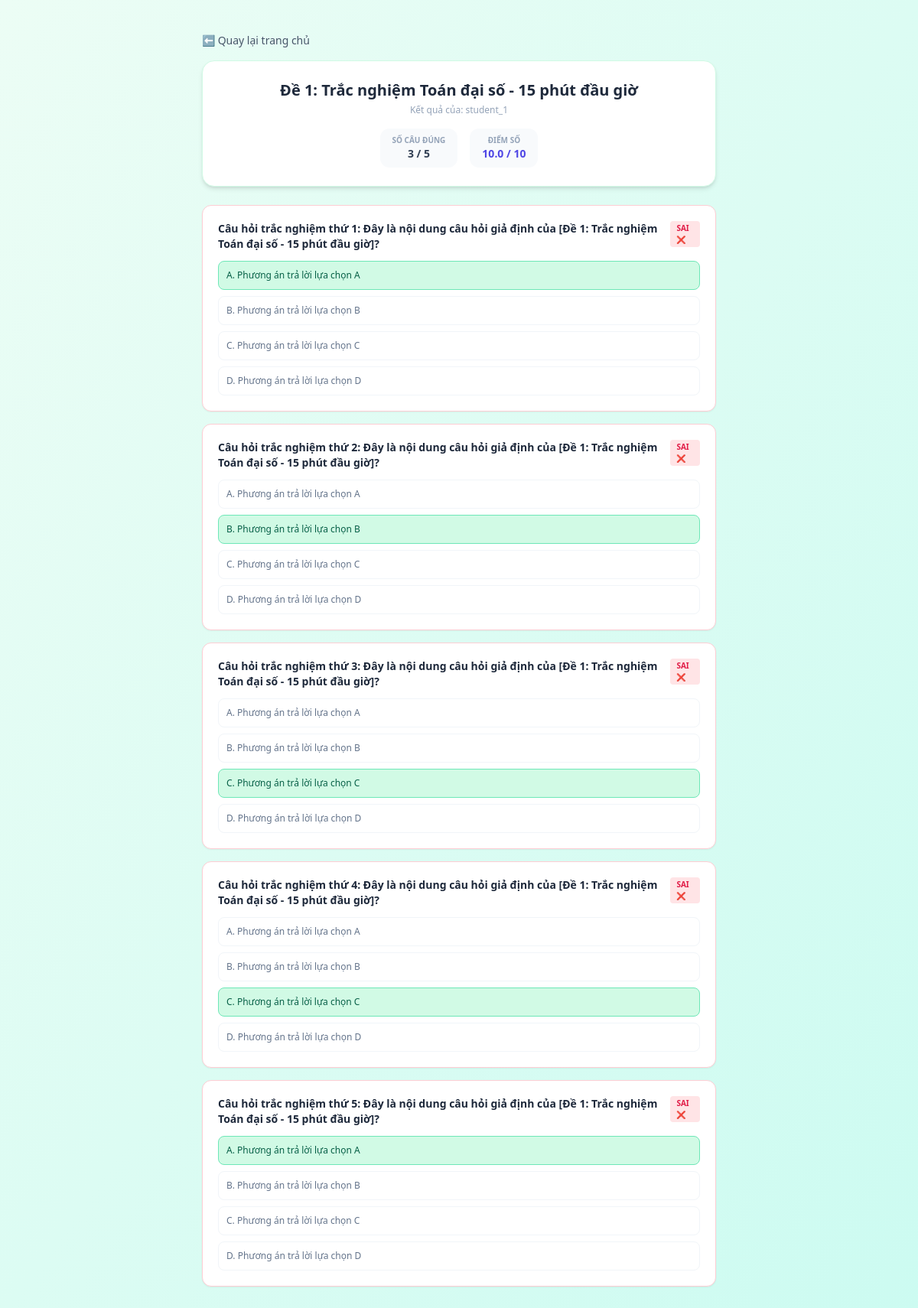
The page /result/90/review/ (signed in) on the database its author committed.
### quiz/models.py (models this page shows, shortened)
class Exam(models.Model):
    title = models.CharField(max_length=200, verbose_name="Tên đề thi")
    duration = models.IntegerField(verbose_name="Thời gian (phút)")
    classroom = models.ForeignKey(
        Classroom,
        on_delete=models.SET_NULL, \
        null=True, \
        blank=True, \
        related_name="exams", \
        verbose_name="Dành cho lớp"
    )
    teacher = models.ForeignKey(User, on_delete=models.SET_NULL, null=True, blank=True, related_name="created_exams", verbose_name="Giáo viên")
    created_at = models.DateTimeField(auto_now_add=True, verbose_name="Ngày tạo", null=True, blank=True)
    start_date = models.DateTimeField(null=True, blank=True, verbose_name="Bắt đầu vào", help_text="Để trống = mở ngay lập tức")
    end_date = models.DateTimeField(null=True, blank=True, verbose_name="Kết thúc lúc", help_text="Để trống = không có deadline")
    description = models.TextField(blank=True, null=True, verbose_name="Mô tả đề thi")
    show_timer = models.BooleanField(default=True, verbose_name="Hiển thị bộ đếm thời gian")
    time_warning_minutes = models.PositiveIntegerField(
        default=5,
        validators=[MinValueValidator(1), MaxValueValidator(60)],
        verbose_name="Cảnh báo thời gian còn lại (phút)"
    )
    passing_percentage = models.PositiveIntegerField(
        default=50,
        validators=[MinValueValidator(0), MaxValueValidator(100)],
        verbose_name="Phần trăm đạt yêu cầu (%)",
        help_text="Học sinh cần bao nhiêu % để đạt điểm qua"
    )
    show_score = models.BooleanField(default=True, verbose_name="Hiển thị điểm số cho học sinh")
    show_correct_answers = models.BooleanField(default=True, verbose_name="Hiển thị đáp án đúng sau khi nộp")
    allow_review = models.BooleanField(
        default=True,
        verbose_name="Cho phép học sinh xem lại bài làm sau nộp"
    )
    randomize_questions = models.BooleanField(default=False, verbose_name="Xáo trộn câu hỏi")
    randomize_options = models.BooleanField(default=False, verbose_name="Xáo trộn các lựa chọn đáp án")
    max_attempts = models.PositiveIntegerField(
        default=1,
        validators=[MinValueValidator(1), MaxValueValidator(10)],
        verbose_name="Số lượt làm bài tối đa"
    )
    password_protect = models.CharField(
        max_length=50,
        blank=True,
        null=True,
        verbose_name="Mật khẩu vào thi",
        help_text="Để trống nếu công khai"
    )
    is_published = models.BooleanField(default=True, verbose_name="Công khai đề thi ngay")

class Result(models.Model):
    student = models.ForeignKey(User, on_delete=models.CASCADE)
    exam = models.ForeignKey(Exam, on_delete=models.CASCADE)
    correct_answers = models.IntegerField()
    total_questions = models.IntegerField()
    score = models.FloatField()
    answers_json = models.TextField(default="{}")
    completed_at = models.DateTimeField(auto_now_add=True)
    attempt_number = models.PositiveIntegerField(default=1, verbose_name="Lượt làm bài số")
    randomization_seed = models.IntegerField(blank=True, null=True, verbose_name="Hạt giống xáo trộn")

class Question(models.Model):
    exam = models.ForeignKey(Exam, on_delete=models.CASCADE, related_name="questions")
    question_text = models.TextField(verbose_name="Câu hỏi")
    option_a = models.CharField(max_length=200, verbose_name="Đáp án A")
    option_b = models.CharField(max_length=200, verbose_name="Đáp án B")
    option_c = models.CharField(max_length=200, verbose_name="Đáp án C")
    option_d = models.CharField(max_length=200, verbose_name="Đáp án D")
    correct_option = models.CharField(
        max_length=1,
        choices=[('A', 'A'), ('B', 'B'), ('C', 'C'), ('D', 'D')],
        verbose_name="Đáp án đúng"
    )
    order = models.PositiveIntegerField(default=0, verbose_name="Thứ tự câu hỏi")
    class Meta:
        ordering = ['order', 'id']

### quiz/views.py (the view)
# urls.py: path('result/<int:result_id>/review/', views.review_result, name='review_result'),
@login_required
def review_result(request, result_id):
    result = get_object_or_404(Result, id=result_id)
    if result.student != request.user and not (request.user.is_staff or request.user.is_superuser):
        return HttpResponse("Bạn không có quyền xem lại kết quả bài làm này.", status=403)
    exam = result.exam
    if not exam.allow_review and not (request.user.is_staff or request.user.is_superuser):
        return HttpResponse("Đề thi này không cho phép xem lại đáp án.", status=403)
    questions = exam.questions.all()
    try:
        student_answers = json.loads(result.answers_json)
    except:
        student_answers = {}
    questions_review = []
    for q in questions:
        chosen_option = student_answers.get(str(q.id))
        questions_review.append({
            'question_text': q.question_text,
            'option_a': q.option_a,
            'option_b': q.option_b,
            'option_c': q.option_c,
            'option_d': q.option_d,
            'correct_option': q.correct_option,
            'chosen_option': chosen_option,
            'is_correct': chosen_option == q.correct_option
        })
    context = {
        'result': result,
        'exam': exam,
        'questions_review': questions_review,
    }
    return render(request, 'quiz/review_result.html', context)

### quiz/templates/quiz/review_result.html (shortened to what this page needs)
<!DOCTYPE html>
<html lang="vi">
<head>
    <script src="https://cdn.tailwindcss.com"></script>
</head>
<body class="bg-gradient-to-br from-emerald-50 to-teal-100 min-h-screen py-10 px-4 font-sans">
    <div class="max-w-2xl mx-auto">
        <a href="{% url 'home' %}" class="inline-flex items-center gap-2 text-sm text-slate-600 hover:text-slate-900 transition mb-4 font-medium">
            ⬅ Quay lại trang chủ
        </a>
        <div class="bg-white rounded-2xl shadow-md p-6 border border-emerald-100 text-center mb-6">
            <h1 class="text-xl font-bold text-slate-800">{{ exam.title }}</h1>
            <p class="text-xs text-slate-400 mt-1">Kết quả của: {{ result.student.username }}</p>
            <div class="flex gap-4 mt-4 justify-center">
                <div class="bg-slate-50 px-4 py-2 rounded-xl text-center">
                    <p class="text-[10px] text-slate-400 uppercase font-bold">Số câu đúng</p>
                    <p class="text-sm font-bold text-slate-700">{{ result.correct_answers }} / {{ result.total_questions }}</p>
                </div>
                <div class="bg-slate-50 px-4 py-2 rounded-xl text-center">
                    <p class="text-[10px] text-slate-400 uppercase font-bold">Điểm số</p>
                    <p class="text-sm font-black text-indigo-600">{{ result.score }} / 10</p>
                </div>
            </div>
        </div>
        <div class="space-y-4">
            {% for item in questions_review %}
                <div class="bg-white rounded-xl p-5 shadow-sm border {% if item.is_correct %}border-emerald-200 bg-emerald-50/10{% else %}border-rose-200 bg-rose-50/10{% endif %}">
                    <div class="flex justify-between items-start gap-4 mb-3">
                        <p class="text-sm font-semibold text-slate-800">{{ item.question_text }}</p>
                        {% if item.is_correct %}
                            <span class="text-[10px] font-bold text-emerald-600 bg-emerald-100 px-2 py-0.5 rounded">ĐÚNG ✓</span>
                        {% else %}
                            <span class="text-[10px] font-bold text-rose-600 bg-rose-100 px-2 py-0.5 rounded">SAI ❌</span>
                        {% endif %}
                    </div>
                    <div class="grid grid-cols-1 gap-2 text-xs">
                        <div class="p-2.5 rounded-lg border {% if item.correct_option == 'A' %}bg-emerald-100 border-emerald-300 text-emerald-800 font-medium{% elif item.chosen_option == 'A' %}bg-rose-100 border-rose-300 text-rose-800{% else %}border-slate-100 text-slate-500{% endif %}">
                            A. {{ item.option_a }} {% if item.chosen_option == 'A' %} 👤 (Bạn chọn) {% endif %}
                        </div>
                        <div class="p-2.5 rounded-lg border {% if item.correct_option == 'B' %}bg-emerald-100 border-emerald-300 text-emerald-800 font-medium{% elif item.chosen_option == 'B' %}bg-rose-100 border-rose-300 text-rose-800{% else %}border-slate-100 text-slate-500{% endif %}">
                            B. {{ item.option_b }} {% if item.chosen_option == 'B' %} 👤 (Bạn chọn) {% endif %}
                        </div>
                        <div class="p-2.5 rounded-lg border {% if item.correct_option == 'C' %}bg-emerald-100 border-emerald-300 text-emerald-800 font-medium{% elif item.chosen_option == 'C' %}bg-rose-100 border-rose-300 text-rose-800{% else %}border-slate-100 text-slate-500{% endif %}">
                            C. {{ item.option_c }} {% if item.chosen_option == 'C' %} 👤 (Bạn chọn) {% endif %}
                        </div>
                        <div class="p-2.5 rounded-lg border {% if item.correct_option == 'D' %}bg-emerald-100 border-emerald-300 text-emerald-800 font-medium{% elif item.chosen_option == 'D' %}bg-rose-100 border-rose-300 text-rose-800{% else %}border-slate-100 text-slate-500{% endif %}">
                            D. {{ item.option_d }} {% if item.chosen_option == 'D' %} 👤 (Bạn chọn) {% endif %}
                        </div>
                    </div>
                </div>
            {% endfor %}
        </div>
    </div>
</body>
</html>

### rows shown on the page
Exam: title "Đề 1: Trắc nghiệm Toán đại số - 15 phút đầu giờ"
Result: student.username "student_1", correct_answers "3", total_questions "5", score "10.0"
Question: question_text "Câu hỏi trắc nghiệm thứ 1: Đây là nội dung câu hỏi giả định của [Đề 1: Trắc nghiệm Toán đại số - 15 phút đầu giờ]?", option_a "Phương án trả lời lựa chọn A", option_b "Phương án trả lời lựa chọn B", option_c "Phương án trả lời lựa chọn C", option_d "Phương án trả lời lựa chọn D"
Question: question_text "Câu hỏi trắc nghiệm thứ 2: Đây là nội dung câu hỏi giả định của [Đề 1: Trắc nghiệm Toán đại số - 15 phút đầu giờ]?", option_a "Phương án trả lời lựa chọn A", option_b "Phương án trả lời lựa chọn B", option_c "Phương án trả lời lựa chọn C", option_d "Phương án trả lời lựa chọn D"
Question: question_text "Câu hỏi trắc nghiệm thứ 3: Đây là nội dung câu hỏi giả định của [Đề 1: Trắc nghiệm Toán đại số - 15 phút đầu giờ]?", option_a "Phương án trả lời lựa chọn A", option_b "Phương án trả lời lựa chọn B", option_c "Phương án trả lời lựa chọn C", option_d "Phương án trả lời lựa chọn D"
Question: question_text "Câu hỏi trắc nghiệm thứ 4: Đây là nội dung câu hỏi giả định của [Đề 1: Trắc nghiệm Toán đại số - 15 phút đầu giờ]?", option_a "Phương án trả lời lựa chọn A", option_b "Phương án trả lời lựa chọn B", option_c "Phương án trả lời lựa chọn C", option_d "Phương án trả lời lựa chọn D"
Question: question_text "Câu hỏi trắc nghiệm thứ 5: Đây là nội dung câu hỏi giả định của [Đề 1: Trắc nghiệm Toán đại số - 15 phút đầu giờ]?", option_a "Phương án trả lời lựa chọn A", option_b "Phương án trả lời lựa chọn B", option_c "Phương án trả lời lựa chọn C", option_d "Phương án trả lời lựa chọn D"
